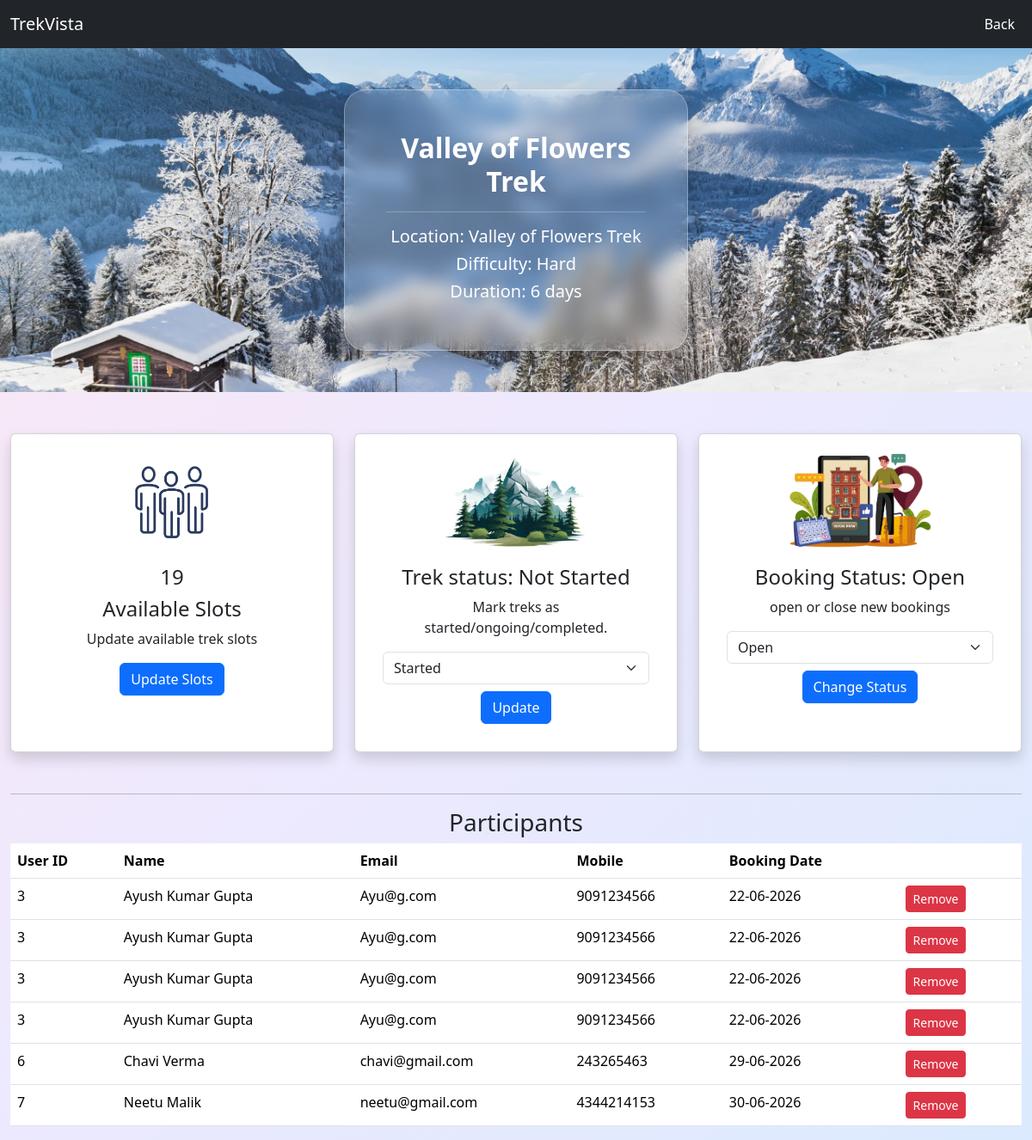
/staff/trek/4 (signed in), run on the app's committed database.
### application/model.py (models this page shows)
class Trek(db.Model):
    trek_id=db.Column(db.Integer,primary_key=True)
    trek_name = db.Column(db.String,nullable = False)
    location = db.Column(db.String,nullable = False)
    difficulty = db.Column(db.String,nullable = False)
    duration =db.Column(db.Integer)
    available_slots =db.Column(db.Integer, nullable=False)
    assigned_staff_id =db.Column(db.Integer,db.ForeignKey("staff.staff_id"), nullable=True)
    trek_status=db.Column(db.String(100),default="Not Started")
    booking_status=db.Column(db.String(100),default="Open")
    start_date=db.Column(db.DateTime)
    end_date=db.Column(db.DateTime)
    payment_status = db.Column(db.String,default="Pending")
    is_closed = db.Column(db.Boolean, default=False)
    created_at =  db.Column(db.DateTime, default=datetime.utcnow)
    bookings = db.relationship("Booking", backref="trek")

class Booking(db.Model):
    booking_id=db.Column(db.Integer,primary_key=True)
    user_id=db.Column(db.Integer,db.ForeignKey("user.user_id"),nullable = False)
    trek_id=db.Column(db.Integer,db.ForeignKey("trek.trek_id"), nullable = False)
    booking_date=db.Column(db.DateTime,default=datetime.utcnow, nullable=False)
    status=db.Column(db.String,default="Booked")

class User(db.Model):
    user_id=db.Column(db.Integer,primary_key=True)
    user_name = db.Column(db.String(100),nullable = False)
    email=db.Column(db.String(100),unique=True, nullable=False)
    password=db.Column(db.String(200),nullable=False)
    mobile = db.Column(db.String(15), nullable=False)
    is_blacklisted = db.Column(db.Boolean, default=False)
    created_at= db.Column(db.DateTime, default=datetime.utcnow)
    status=db.Column(db.String,default="Approved" )
    bookings = db.relationship("Booking", backref="user")

### application/routes.py (the view)
@app.route("/staff/trek/<int:trek_id>")
def view_trek(trek_id):
    staff_id = session.get("user_id")
    if not staff_id:
        return redirect("/login")
    trek = Trek.query.get_or_404(trek_id)
    if trek.assigned_staff_id != staff_id:
        return "Unauthorized", 403
    return render_template(
        "staff/view_trek.html",
        trek=trek,
    )

### templates/Staff/view_trek.html (shortened to what this page needs)
<!DOCTYPE html>
<html lang="en">
<head>
    <link href="https://cdn.jsdelivr.net/npm/bootstrap@5.3.8/dist/css/bootstrap.min.css" rel="stylesheet">
    <link rel="stylesheet" href="https://cdn.jsdelivr.net/npm/bootstrap-icons@1.13.1/font/bootstrap-icons.min.css">
</head>
<body>
<nav class="navbar navbar-expand-lg bg-dark navbar-dark">
    <div class="container-fluid">
        <a class="navbar-brand" text-white>TrekVista</a>
        <div class="collapse navbar-collapse">
            <ul class="navbar-nav ms-auto">
                <li class="nav-item">
                    <a class="nav-link text-white" href="/staff/my_treks">Back</a>
                </li>
            </ul>
        </div>
    </div>
</nav>
<div>
    <div class="container-fluid d-flex justify-content-center align-items-center"
    style="
    height: 400px;
    background-image:url('/static/images/view_drive.webp');
    background-size:cover;
    background-position:center;
    background-repeat:no-repeat;
">
    <div class="p-5 text-center"
         style="
            width:400px;
            min-height:100px;
            background:rgba(255,255,255,0.15);
            backdrop-filter:blur(10px);
            border:1px solid rgba(255,255,255,0.3);
            border-radius:25px;
            color:white;
            box-shadow:0 8px 32px rgba(0,0,0,0.3);
         "><h2><strong>{{ trek.trek_name }}</strong></h2>
         <hr>
         <h5>Location:</strong> {{ trek.location }}</h5>
<h5>Difficulty: {{ trek.difficulty }}</h5>
<h5>Duration: {{ trek.duration }} days </h5></div>
     </div>
    <br>
<div class=" container-fluid mt-4">
    <div class="row text-center mb-5">
       <div class="col-md-4">
    <div class="card shadow p-3 h-100">
        <img src="{{ url_for('static', filename='images/Screenshot 2026-06-17 184601.png') }}"
             class="card-img-top"
             style="height:120px; object-fit:contain;">
        <div class="card-body text-center">
            <h4>{{ trek.available_slots }}</h4>
            <h4>Available Slots</h4>
            <p>Update available trek slots</p>
            <a href="{{ url_for('update_slots', id=trek.trek_id) }}"
   class="btn btn-primary">
   Update Slots
</a>
        </div>
    </div>
</div>
        <div class="col-md-4">
            <div class="card shadow p-3 h-100">
                <img src="{{ url_for('static', filename='images/mountain.png') }}"
     class="card-img-top"
     style="height:120px; object-fit:contain;">
     <div class="card-body text-center">
                <h4>Trek status:  {{ trek.trek_status }}</h4>
                <p>Mark treks as started/ongoing/completed.</p>
<form method="POST"
      action="{{ url_for('change_trek_status', id=trek.trek_id) }}">
    <select name="status" class="form-select">
        <option value="Started">Started</option>
    </select>
    <button type="submit" class="btn btn-primary mt-2">
        Update
    </button>
</form>
                </div>
            </div>
        </div>
        <div class="col-md-4">
            <div class="card shadow p-3 h-100">
                <img src="{{ url_for('static', filename='images/booking2.png') }}"
     class="card-img-top"
     style="height:120px; object-fit:contain;">
     <div class="card-body text-center">
                <h4>Booking Status: {{ trek.booking_status }}</h4>
                <p>open or close new bookings</p>
                <form method="POST"
      action="{{ url_for('change_booking_status', id=trek.trek_id) }}">
    <select name="status" class="form-select">
        <option value="Open">Open</option>
    </select>
    <button type="submit" class="btn btn-primary mt-2">
        Change Status
    </button>
</form>
            </div>
</div>
    </div>
    </div>
    <hr>
<h3 class="text-center">Participants</h3>
{% if trek.bookings %}
<table class="table">
    <thead>
        <tr>
            <th>User ID</th>
            <th>Name</th>
            <th>Email</th>
            <th>Mobile</th>
            <th>Booking Date</th>
            <th></th>
        </tr>
    </thead>
    <tbody>
        {% for booking in trek.bookings %}
        <tr>
            <td>{{ booking.user.user_id }}</td>
            <td>{{ booking.user.user_name }}</td>
            <td>{{ booking.user.email }}</td>
            <td>{{ booking.user.mobile }}</td>
            <td>{{ booking.booking_date.strftime('%d-%m-%Y') }}</td>
            <td>
                <form method="POST"
      action="/staff/remove_participant/{{booking.booking_id }}">
    <button class="btn btn-danger btn-sm">
        Remove
    </button>
</form>
                </td>
        </tr>
        {% endfor %}
    </tbody>
</table>
{% else %}
<h4 class="text-center">No users have booked this trek yet.</h4>
{% endif %}
</div>

### templates/Staff/view_trek.html (style rules this page uses)
body { background: linear-gradient( 135deg, #fce7f3, #ede9fe, #dbeafe) }

### data on the page
Trek: trek_name "Valley of Flowers Trek", location "Valley of Flowers Trek", difficulty "Hard", duration "6", available_slots "19", trek_status "Not Started", booking_status "Open"
Booking: user.user_id "3", user.user_name "Ayush Kumar Gupta", user.email "Ayu@g.com", user.mobile "9091234566", booking_date "22-06-2026"
Booking: user.user_id "3", user.user_name "Ayush Kumar Gupta", user.email "Ayu@g.com", user.mobile "9091234566", booking_date "22-06-2026"
Booking: user.user_id "3", user.user_name "Ayush Kumar Gupta", user.email "Ayu@g.com", user.mobile "9091234566", booking_date "22-06-2026"
Booking: user.user_id "3", user.user_name "Ayush Kumar Gupta", user.email "Ayu@g.com", user.mobile "9091234566", booking_date "22-06-2026"
Booking: user.user_id "6", user.user_name "Chavi Verma", user.email "chavi@gmail.com", user.mobile "243265463", booking_date "29-06-2026"
Booking: user.user_id "7", user.user_name "Neetu Malik", user.email "neetu@gmail.com", user.mobile "4344214153", booking_date "30-06-2026"
